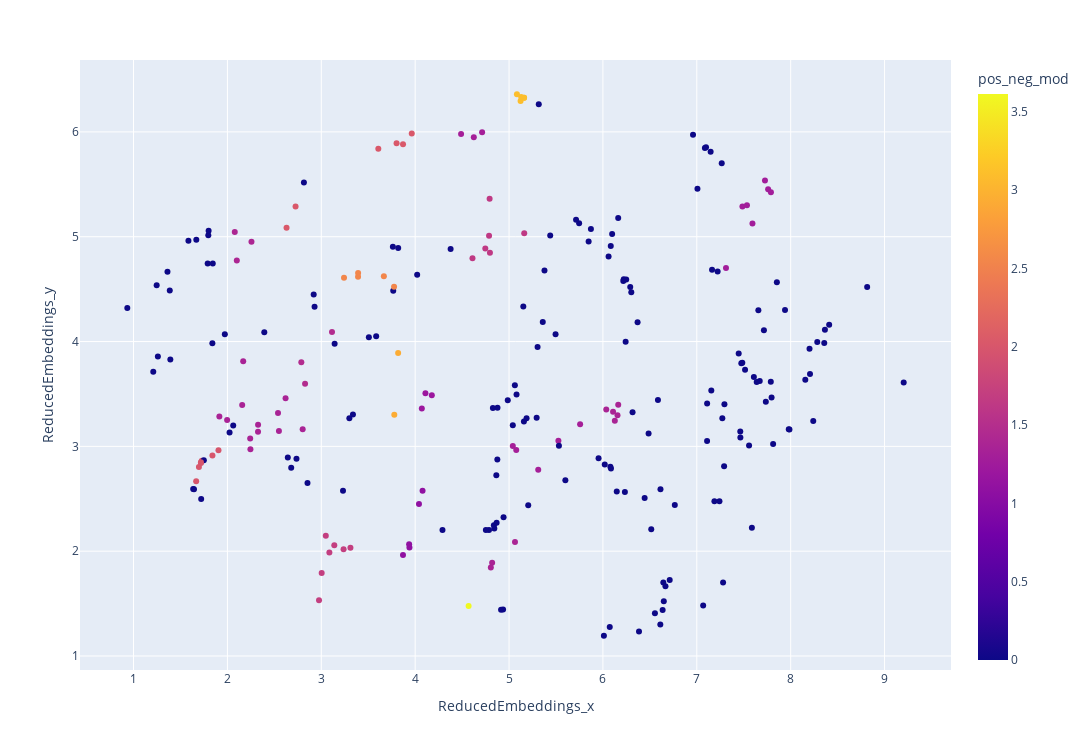

Notebook code for this chart:
### Code cell
px.scatter(final2, x='ReducedEmbeddings_x', y='ReducedEmbeddings_y', width=1200, height=750, hover_data=['title', 'CustomName'], color='pos_neg_mod')

### Figure 1 — Plotly figure (JSON) as saved in the notebook; plotly's stock layout.template omitted (floating-point values rounded to 4 significant figures; data arrays with more than 128 entries replaced by an {"elided": "..."} marker saying what was removed)
{"data": [{"customdata": {"elided": "245x2 str values"}, "hovertemplate": "ReducedEmbeddings_x=%{x}<br>ReducedEmbeddings_y=%{y}<br>title=%{customdata[0]}<br>CustomName=%{customdata[1]}<br>pos_neg_mod=%{marker.color}<extra></extra>", "legendgroup": "", "marker": {"color": {"elided": "245 float values"}, "coloraxis": "coloraxis", "symbol": "circle"}, "mode": "markers", "name": "", "orientation": "v", "showlegend": false, "type": "scatter", "x": {"elided": "245 float values"}, "xaxis": "x", "y": {"elided": "245 float values"}, "yaxis": "y"}], "layout": {"coloraxis": {"colorbar": {"title": {"text": "pos_neg_mod"}}, "colorscale": [[0, "#0d0887"], [0.1111, "#46039f"], [0.2222, "#7201a8"], [0.3333, "#9c179e"], [0.4444, "#bd3786"], [0.5556, "#d8576b"], [0.6667, "#ed7953"], [0.7778, "#fb9f3a"], [0.8889, "#fdca26"], [1, "#f0f921"]]}, "height": 750, "legend": {"tracegroupgap": 0}, "margin": {"t": 60}, "width": 1200, "xaxis": {"anchor": "y", "domain": [0, 1], "title": {"text": "ReducedEmbeddings_x"}}, "yaxis": {"anchor": "x", "domain": [0, 1], "title": {"text": "ReducedEmbeddings_y"}}}}
